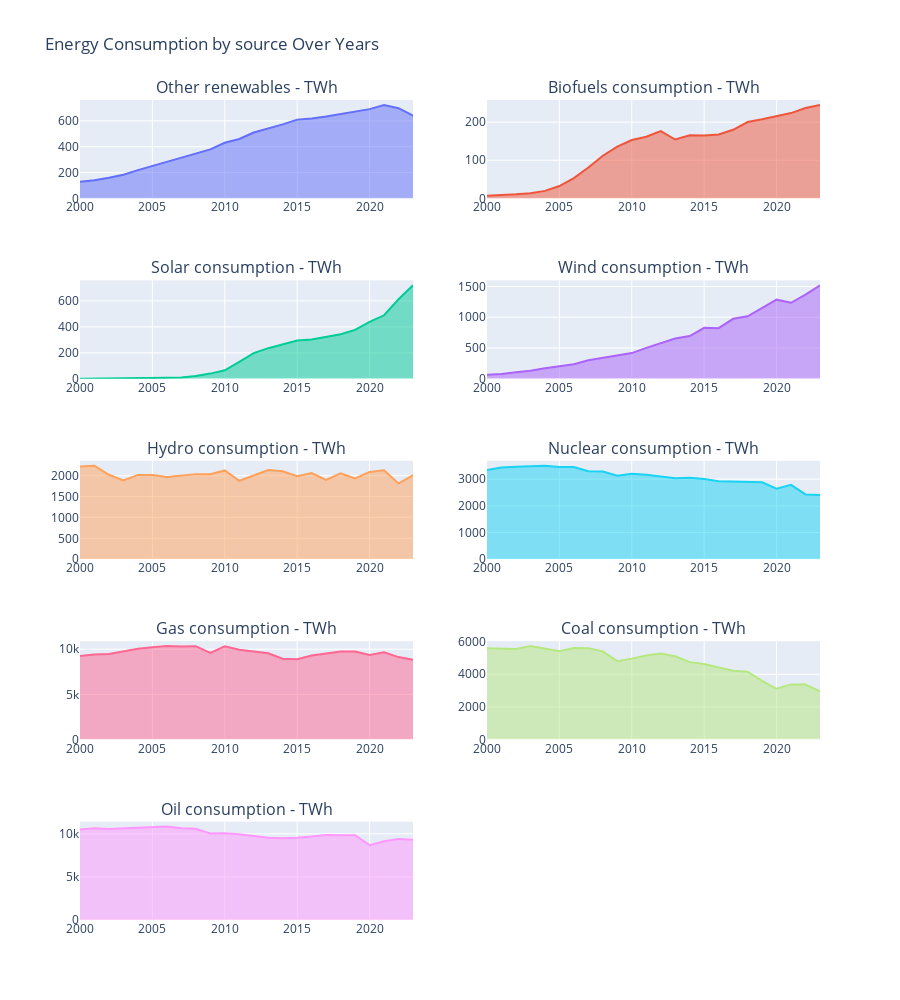

The notebook cell saved with this chart:
### Markdown cell above
# Overview of sources of fossil fuels contributing in energy consumption in Europe

### Code cell
# List of energy sources columns to visualize
energy_sources = [
    "Other renewables - TWh",
    "Biofuels consumption - TWh",
    "Solar consumption - TWh",
    "Wind consumption - TWh",
    "Hydro consumption - TWh",
    "Nuclear consumption - TWh",
    "Gas consumption - TWh",
    "Coal consumption - TWh",
    "Oil consumption - TWh"
]

fig = sp.make_subplots(rows=5, cols=2, subplot_titles=energy_sources)

# Loop over energy sources to create a line plot for each
for i, energy_source in enumerate(energy_sources):
    row = i // 2 + 1
    col = i % 2 + 1
    fig.add_trace(
        go.Scatter(
            x=data_energy['Year'],
            y=data_energy[energy_source],
            mode='lines',
            name=energy_source,
            fill = 'tozeroy',
            hovertemplate='Year: %{x}<br>Energy Consumption: %{y} TWh'
        ),
        row=row, col=col
    )

# Update layout
fig.update_layout(
    height=1000, 
    width=900,
    title_text="Energy Consumption by source Over Years",
    showlegend=False
)

# Show the plot
fig.show()

### Figure 1 — Plotly figure (JSON) as saved in the notebook; plotly's stock layout.template omitted (floating-point values rounded to 4 significant figures)
{"data": [{"fill": "tozeroy", "hovertemplate": "Year: %{x}<br>Energy Consumption: %{y} TWh", "mode": "lines", "name": "Other renewables - TWh", "type": "scatter", "x": [2000, 2001, 2002, 2003, 2004, 2005, 2006, 2007, 2008, 2009, 2010, 2011, 2012, 2013, 2014, 2015, 2016, 2017, 2018, 2019, 2020, 2021, 2022, 2023], "xaxis": "x", "y": [128.5, 140.9, 160.4, 183.4, 218.5, 250.4, 283.1, 314.6, 347.2, 379.6, 430.8, 459.7, 509.8, 539.5, 573.1, 609.7, 617.6, 633.5, 651.8, 672.9, 690.8, 723.4, 697.9, 640.7], "yaxis": "y"}, {"fill": "tozeroy", "hovertemplate": "Year: %{x}<br>Energy Consumption: %{y} TWh", "mode": "lines", "name": "Biofuels consumption - TWh", "type": "scatter", "x": [2000, 2001, 2002, 2003, 2004, 2005, 2006, 2007, 2008, 2009, 2010, 2011, 2012, 2013, 2014, 2015, 2016, 2017, 2018, 2019, 2020, 2021, 2022, 2023], "xaxis": "x2", "y": [6.915, 8.334, 10.69, 13.72, 19.7, 32.52, 53.28, 80.94, 112.1, 135.8, 153.2, 161.9, 176.4, 154.5, 165.4, 164.7, 167.5, 180.0, 200.5, 207.4, 216.2, 223.8, 237.3, 245.3], "yaxis": "y2"}, {"fill": "tozeroy", "hovertemplate": "Year: %{x}<br>Energy Consumption: %{y} TWh", "mode": "lines", "name": "Solar consumption - TWh", "type": "scatter", "x": [2000, 2001, 2002, 2003, 2004, 2005, 2006, 2007, 2008, 2009, 2010, 2011, 2012, 2013, 2014, 2015, 2016, 2017, 2018, 2019, 2020, 2021, 2022, 2023], "xaxis": "x3", "y": [0.2203, 0.5708, 0.9188, 1.36, 2.164, 4.331, 7.312, 10.97, 21.33, 40.0, 65.21, 130.1, 197.9, 235.9, 266.5, 294.3, 301.9, 323.0, 343.7, 376.7, 438.7, 489.1, 613.0, 719.9], "yaxis": "y3"}, {"fill": "tozeroy", "hovertemplate": "Year: %{x}<br>Energy Consumption: %{y} TWh", "mode": "lines", "name": "Wind consumption - TWh", "type": "scatter", "x": [2000, 2001, 2002, 2003, 2004, 2005, 2006, 2007, 2008, 2009, 2010, 2011, 2012, 2013, 2014, 2015, 2016, 2017, 2018, 2019, 2020, 2021, 2022, 2023], "xaxis": "x4", "y": [66.27, 78.92, 106.3, 130.1, 172.2, 204.9, 238.0, 300.2, 340.9, 376.1, 417.8, 502.7, 573.6, 655.7, 694.6, 828.1, 823.2, 975.4, 1015.0, 1155.0, 1286.0, 1236.0, 1367.0, 1520.0], "yaxis": "y4"}, {"fill": "tozeroy", "hovertemplate": "Year: %{x}<br>Energy Consumption: %{y} TWh", "mode": "lines", "name": "Hydro consumption - TWh", "type": "scatter", "x": [2000, 2001, 2002, 2003, 2004, 2005, 2006, 2007, 2008, 2009, 2010, 2011, 2012, 2013, 2014, 2015, 2016, 2017, 2018, 2019, 2020, 2021, 2022, 2023], "xaxis": "x5", "y": [2221.0, 2238.0, 2021.0, 1887.0, 2019.0, 2018.0, 1967.0, 1993.0, 2037.0, 2033.0, 2125.0, 1877.0, 2005.0, 2136.0, 2105.0, 1988.0, 2064.0, 1900.0, 2057.0, 1935.0, 2090.0, 2128.0, 1813.0, 2016.0], "yaxis": "y5"}, {"fill": "tozeroy", "hovertemplate": "Year: %{x}<br>Energy Consumption: %{y} TWh", "mode": "lines", "name": "Nuclear consumption - TWh", "type": "scatter", "x": [2000, 2001, 2002, 2003, 2004, 2005, 2006, 2007, 2008, 2009, 2010, 2011, 2012, 2013, 2014, 2015, 2016, 2017, 2018, 2019, 2020, 2021, 2022, 2023], "xaxis": "x6", "y": [3346.0, 3436.0, 3464.0, 3492.0, 3504.0, 3460.0, 3452.0, 3298.0, 3284.0, 3130.0, 3202.0, 3168.0, 3093.0, 3030.0, 3050.0, 3007.0, 2925.0, 2909.0, 2895.0, 2880.0, 2644.0, 2788.0, 2428.0, 2406.0], "yaxis": "y6"}, {"fill": "tozeroy", "hovertemplate": "Year: %{x}<br>Energy Consumption: %{y} TWh", "mode": "lines", "name": "Gas consumption - TWh", "type": "scatter", "x": [2000, 2001, 2002, 2003, 2004, 2005, 2006, 2007, 2008, 2009, 2010, 2011, 2012, 2013, 2014, 2015, 2016, 2017, 2018, 2019, 2020, 2021, 2022, 2023], "xaxis": "x7", "y": [9259.0, 9414.0, 9468.0, 9779.0, 10050.0, 10210.0, 10348, 10320.0, 10340.0, 9589.0, 10320.0, 9940.0, 9710.0, 9550.0, 8949.0, 8899.0, 9311.0, 9570.0, 9749.0, 9756.0, 9368.0, 9655.0, 9133.0, 8851.0], "yaxis": "y7"}, {"fill": "tozeroy", "hovertemplate": "Year: %{x}<br>Energy Consumption: %{y} TWh", "mode": "lines", "name": "Coal consumption - TWh", "type": "scatter", "x": [2000, 2001, 2002, 2003, 2004, 2005, 2006, 2007, 2008, 2009, 2010, 2011, 2012, 2013, 2014, 2015, 2016, 2017, 2018, 2019, 2020, 2021, 2022, 2023], "xaxis": "x8", "y": [5587.0, 5552.0, 5551.0, 5721.0, 5584.0, 5411.0, 5605.0, 5598.0, 5399.0, 4798.0, 4955.0, 5149.0, 5275.0, 5101.0, 4741.0, 4633.0, 4418.0, 4219.0, 4153.0, 3592.0, 3110.0, 3378.0, 3373.0, 2950.0], "yaxis": "y8"}, {"fill": "tozeroy", "hovertemplate": "Year: %{x}<br>Energy Consumption: %{y} TWh", "mode": "lines", "name": "Oil consumption - TWh", "type": "scatter", "x": [2000, 2001, 2002, 2003, 2004, 2005, 2006, 2007, 2008, 2009, 2010, 2011, 2012, 2013, 2014, 2015, 2016, 2017, 2018, 2019, 2020, 2021, 2022, 2023], "xaxis": "x9", "y": [10490.0, 10650.0, 10560.0, 10640.0, 10710.0, 10770.0, 10840.0, 10650.0, 10590.0, 10050.0, 10060.0, 9941.0, 9720.0, 9532.0, 9472.0, 9531.0, 9690.0, 9859.0, 9833.0, 9837.0, 8689.0, 9127.0, 9404.0, 9319.0], "yaxis": "y9"}], "layout": {"annotations": [{"font": {"size": 16}, "showarrow": false, "text": "Other renewables - TWh", "x": 0.225, "xanchor": "center", "xref": "paper", "y": 1, "yanchor": "bottom", "yref": "paper"}, {"font": {"size": 16}, "showarrow": false, "text": "Biofuels consumption - TWh", "x": 0.775, "xanchor": "center", "xref": "paper", "y": 1, "yanchor": "bottom", "yref": "paper"}, {"font": {"size": 16}, "showarrow": false, "text": "Solar consumption - TWh", "x": 0.225, "xanchor": "center", "xref": "paper", "y": 0.78, "yanchor": "bottom", "yref": "paper"}, {"font": {"size": 16}, "showarrow": false, "text": "Wind consumption - TWh", "x": 0.775, "xanchor": "center", "xref": "paper", "y": 0.78, "yanchor": "bottom", "yref": "paper"}, {"font": {"size": 16}, "showarrow": false, "text": "Hydro consumption - TWh", "x": 0.225, "xanchor": "center", "xref": "paper", "y": 0.56, "yanchor": "bottom", "yref": "paper"}, {"font": {"size": 16}, "showarrow": false, "text": "Nuclear consumption - TWh", "x": 0.775, "xanchor": "center", "xref": "paper", "y": 0.56, "yanchor": "bottom", "yref": "paper"}, {"font": {"size": 16}, "showarrow": false, "text": "Gas consumption - TWh", "x": 0.225, "xanchor": "center", "xref": "paper", "y": 0.34, "yanchor": "bottom", "yref": "paper"}, {"font": {"size": 16}, "showarrow": false, "text": "Coal consumption - TWh", "x": 0.775, "xanchor": "center", "xref": "paper", "y": 0.34, "yanchor": "bottom", "yref": "paper"}, {"font": {"size": 16}, "showarrow": false, "text": "Oil consumption - TWh", "x": 0.225, "xanchor": "center", "xref": "paper", "y": 0.12, "yanchor": "bottom", "yref": "paper"}], "height": 1000, "showlegend": false, "title": {"text": "Energy Consumption by source Over Years"}, "width": 900, "xaxis": {"anchor": "y", "domain": [0, 0.45]}, "xaxis10": {"anchor": "y10", "domain": [0.55, 1]}, "xaxis2": {"anchor": "y2", "domain": [0.55, 1]}, "xaxis3": {"anchor": "y3", "domain": [0, 0.45]}, "xaxis4": {"anchor": "y4", "domain": [0.55, 1]}, "xaxis5": {"anchor": "y5", "domain": [0, 0.45]}, "xaxis6": {"anchor": "y6", "domain": [0.55, 1]}, "xaxis7": {"anchor": "y7", "domain": [0, 0.45]}, "xaxis8": {"anchor": "y8", "domain": [0.55, 1]}, "xaxis9": {"anchor": "y9", "domain": [0, 0.45]}, "yaxis": {"anchor": "x", "domain": [0.88, 1]}, "yaxis10": {"anchor": "x10", "domain": [0, 0.12]}, "yaxis2": {"anchor": "x2", "domain": [0.88, 1]}, "yaxis3": {"anchor": "x3", "domain": [0.66, 0.78]}, "yaxis4": {"anchor": "x4", "domain": [0.66, 0.78]}, "yaxis5": {"anchor": "x5", "domain": [0.44, 0.56]}, "yaxis6": {"anchor": "x6", "domain": [0.44, 0.56]}, "yaxis7": {"anchor": "x7", "domain": [0.22, 0.34]}, "yaxis8": {"anchor": "x8", "domain": [0.22, 0.34]}, "yaxis9": {"anchor": "x9", "domain": [0, 0.12]}}}
